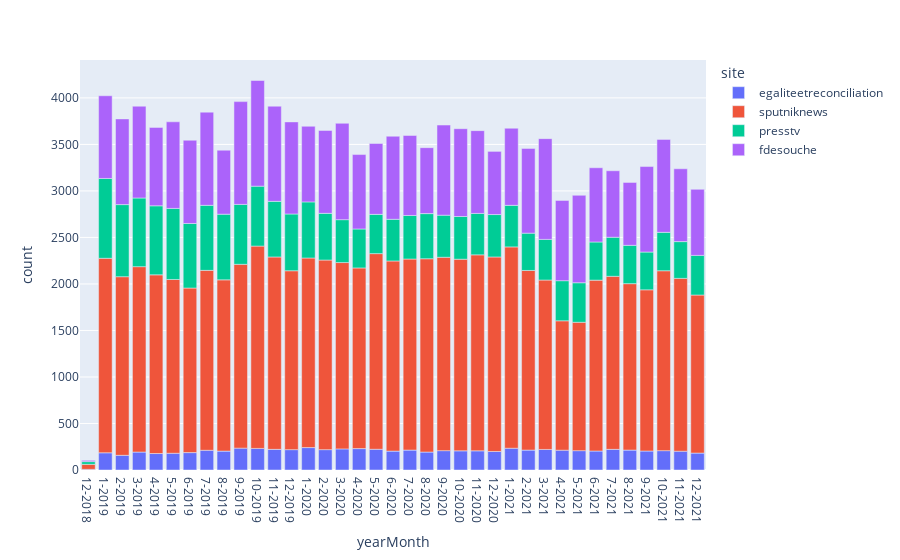

The code cell stored with this chart in its notebook:
### Code cell
getNumberArticlePerMonth(corpusFiles)

### Figure 1 — Plotly figure (JSON) as saved in the notebook; plotly's stock layout.template omitted (floating-point values rounded to 4 significant figures)
{"data": [{"alignmentgroup": "True", "hovertemplate": "site=egaliteetreconciliation<br>yearMonth=%{x}<br>count=%{y}<extra></extra>", "legendgroup": "egaliteetreconciliation", "marker": {"color": "#636efa", "pattern": {"shape": ""}}, "name": "egaliteetreconciliation", "offsetgroup": "egaliteetreconciliation", "orientation": "v", "showlegend": true, "textposition": "auto", "type": "bar", "x": ["12-2018", "1-2019", "2-2019", "3-2019", "4-2019", "5-2019", "6-2019", "7-2019", "8-2019", "9-2019", "10-2019", "11-2019", "12-2019", "1-2020", "2-2020", "3-2020", "4-2020", "5-2020", "6-2020", "7-2020", "8-2020", "9-2020", "10-2020", "11-2020", "12-2020", "1-2021", "2-2021", "3-2021", "4-2021", "5-2021", "6-2021", "7-2021", "8-2021", "9-2021", "10-2021", "11-2021", "12-2021"], "xaxis": "x", "y": [7, 185, 158, 193, 177, 180, 187, 212, 203, 235, 232, 222, 219, 241, 219, 227, 230, 223, 203, 214, 193, 208, 206, 206, 199, 234, 214, 221, 213, 208, 204, 222, 214, 204, 208, 202, 182], "yaxis": "y"}, {"alignmentgroup": "True", "hovertemplate": "site=sputniknews<br>yearMonth=%{x}<br>count=%{y}<extra></extra>", "legendgroup": "sputniknews", "marker": {"color": "#EF553B", "pattern": {"shape": ""}}, "name": "sputniknews", "offsetgroup": "sputniknews", "orientation": "v", "showlegend": true, "textposition": "auto", "type": "bar", "x": ["12-2018", "1-2019", "2-2019", "3-2019", "4-2019", "5-2019", "6-2019", "7-2019", "8-2019", "9-2019", "10-2019", "11-2019", "12-2019", "1-2020", "2-2020", "3-2020", "4-2020", "5-2020", "6-2020", "7-2020", "8-2020", "9-2020", "10-2020", "11-2020", "12-2020", "1-2021", "2-2021", "3-2021", "4-2021", "5-2021", "6-2021", "7-2021", "8-2021", "9-2021", "10-2021", "11-2021", "12-2021"], "xaxis": "x", "y": [54, 2091, 1920, 1993, 1921, 1868, 1769, 1934, 1841, 1976, 2175, 2068, 1923, 2038, 2038, 2003, 1942, 2103, 2044, 2054, 2078, 2079, 2060, 2107, 2091, 2164, 1931, 1821, 1391, 1380, 1837, 1860, 1789, 1733, 1934, 1858, 1699], "yaxis": "y"}, {"alignmentgroup": "True", "hovertemplate": "site=presstv<br>yearMonth=%{x}<br>count=%{y}<extra></extra>", "legendgroup": "presstv", "marker": {"color": "#00cc96", "pattern": {"shape": ""}}, "name": "presstv", "offsetgroup": "presstv", "orientation": "v", "showlegend": true, "textposition": "auto", "type": "bar", "x": ["12-2018", "1-2019", "2-2019", "3-2019", "4-2019", "5-2019", "6-2019", "7-2019", "8-2019", "9-2019", "10-2019", "11-2019", "12-2019", "1-2020", "2-2020", "3-2020", "4-2020", "5-2020", "6-2020", "7-2020", "8-2020", "9-2020", "10-2020", "11-2020", "12-2020", "1-2021", "2-2021", "3-2021", "4-2021", "5-2021", "6-2021", "7-2021", "8-2021", "9-2021", "10-2021", "11-2021", "12-2021"], "xaxis": "x", "y": [29, 858, 775, 738, 742, 764, 694, 699, 706, 644, 644, 598, 610, 603, 502, 461, 419, 422, 448, 468, 485, 452, 459, 445, 456, 447, 401, 437, 431, 425, 410, 420, 412, 406, 413, 395, 426], "yaxis": "y"}, {"alignmentgroup": "True", "hovertemplate": "site=fdesouche<br>yearMonth=%{x}<br>count=%{y}<extra></extra>", "legendgroup": "fdesouche", "marker": {"color": "#ab63fa", "pattern": {"shape": ""}}, "name": "fdesouche", "offsetgroup": "fdesouche", "orientation": "v", "showlegend": true, "textposition": "auto", "type": "bar", "x": ["12-2018", "1-2019", "2-2019", "3-2019", "4-2019", "5-2019", "6-2019", "7-2019", "8-2019", "9-2019", "10-2019", "11-2019", "12-2019", "1-2020", "2-2020", "3-2020", "4-2020", "5-2020", "6-2020", "7-2020", "8-2020", "9-2020", "10-2020", "11-2020", "12-2020", "1-2021", "2-2021", "3-2021", "4-2021", "5-2021", "6-2021", "7-2021", "8-2021", "9-2021", "10-2021", "11-2021", "12-2021"], "xaxis": "x", "y": [14, 889, 921, 987, 843, 931, 895, 1002, 688, 1105, 1136, 1023, 990, 813, 891, 1036, 800, 762, 893, 860, 709, 969, 944, 890, 679, 829, 911, 1083, 863, 940, 798, 715, 676, 919, 999, 783, 710], "yaxis": "y"}], "layout": {"barmode": "relative", "legend": {"title": {"text": "site"}, "tracegroupgap": 0}, "margin": {"t": 60}, "xaxis": {"anchor": "y", "domain": [0, 1], "title": {"text": "yearMonth"}}, "yaxis": {"anchor": "x", "domain": [0, 1], "title": {"text": "count"}}}}
